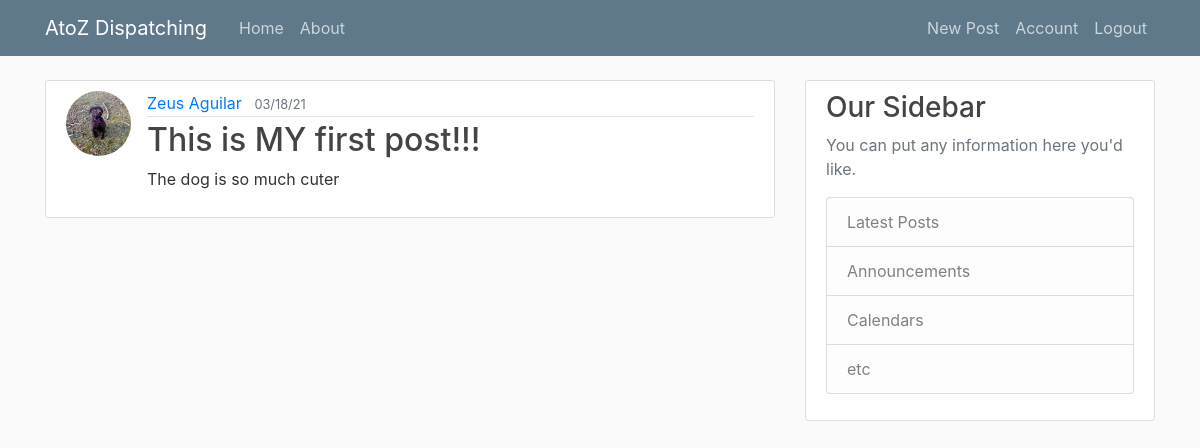
The app's page /post/2 (signed in) with its own data.
### atoz/models.py (models this page shows, shortened)
class User(db.Model, UserMixin):
    id = db.Column(db.Integer, primary_key=True)
    username = db.Column(db.String(20), unique=True, nullable=False)
    email = db.Column(db.String(100), unique=True, nullable=False)
    f_name = db.Column(db.String(100), nullable=False)
    l_name = db.Column(db.String(100), nullable=False)
    image_file = db.Column(db.String(100), nullable=False, default='default.jpg')
    password = db.Column(db.String(60), nullable=False)
    posts = db.relationship('Post', backref='author', lazy=True)

class Post(db.Model):
    id = db.Column(db.Integer, primary_key=True)
    title = db.Column(db.String(100), nullable=False)
    date_posted = db.Column(db.DateTime, nullable=False, default=datetime.utcnow)
    content = db.Column(db.Text, nullable=False)
    user_id = db.Column(db.Integer, db.ForeignKey('user.id'), nullable=False)

### atoz/routes.py (the view)
@app.route("/post/<int:post_id>")
@login_required
def post(post_id):
    post = Post.query.get_or_404(post_id)
    return render_template('post.html', title=post.title, post=post)

### atoz/models.py (called while the page is built)
@login_manager.user_loader
def load_user(user_id):
    return User.query.get(int(user_id))

### atoz/templates/post.html (shortened to what this page needs)
{% extends "layout.html" %}
{% block content %}
    <article class="media content-section">
        <img class="rounded-circle article-img" src="{{ url_for('static', filename='profile_pics/' + post.author.image_file) }}">
        <div class="media-body">
        <div class="article-metadata">
            <a class="mr-2" href="#">{{ post.author.f_name }} {{ post.author.l_name }}</a>
            <small class="text-muted">{{ post.date_posted.strftime('%m/%d/%y') }}</small>
        </div>
        <h2 class="article-title">{{ post.title }}</h2>
        <p class="article-content">{{ post.content }}</p>
        </div>
    </article>
{% endblock content %}

### atoz/static/main.css (style rules this page uses)
body { background: #fafafa; color: #333333; margin-top: 5rem; }
h1, h2, h3, h4, h5, h6 { color: #444444; }
.content-section { background: #ffffff; padding: 10px 20px; border: 1px solid #dddddd; border-radius: 3px; margin-bottom: 20px; }
.article-title { color: #444444; }
.article-content { white-space: pre-line; }
.article-img { height: 65px; width: 65px; margin-right: 16px; }
.article-metadata { padding-bottom: 1px; margin-bottom: 4px; border-bottom: 1px solid #e3e3e3 }

### records on screen
User: image_file (picture), author.f_name "Zeus", author.l_name "Aguilar"
Post: date_posted "03/18/21", title "This is MY first post!!!", content "The dog is so much cuter"
